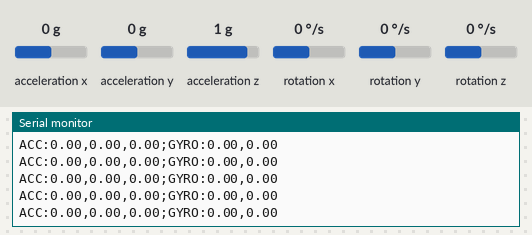
The sketch below on a simulated Arduino Uno, built with avr-gcc and run on an emulated ATmega328P. Shown: the last lines printed to the serial monitor. Wiring (inferred from the names in the program): MPU-6050 motion sensor at I2C address 0x68. The test bench sets the inputs (shaded band); at power-on: acceleration x 0 g, acceleration y 0 g, acceleration z 1 g, rotation x 0 °/s, rotation y 0 °/s, rotation z 0 °/s.

Above: at 10.8 s.
10.9 s: acceleration x set to -1.4 g
At 11.6 s:
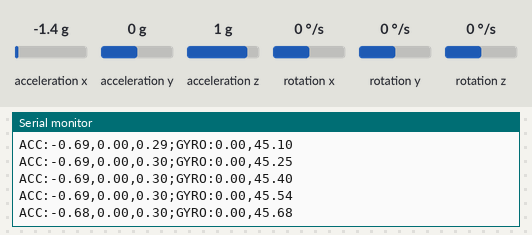
13.9 s: acceleration y set to -1.4 g
At 14.4 s:
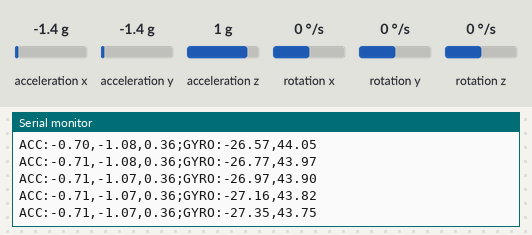
16.9 s: acceleration z set to -1.4 g
At 17.5 s:
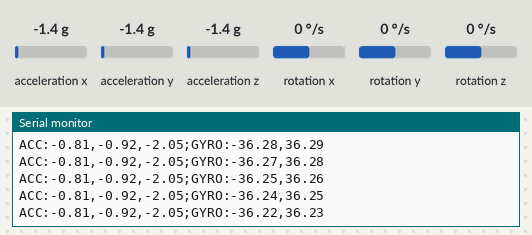
Timing chart, 0 to 19.9 s (numbered marks = the images above; inputs shaded):
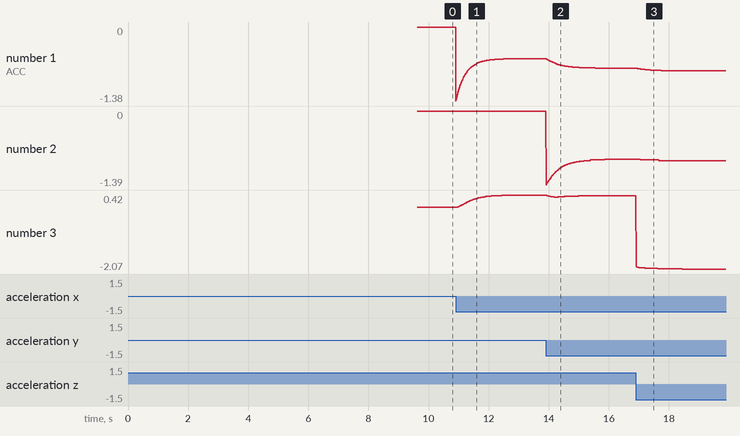

Measured:
- after the input at 10.9 s, the serial monitor: prints a new line at once (image 1)
- plotted number 1: 0 → -0.59 after the input at 10.9 s
- plotted number 3: 0 → 0.42 after the input at 10.9 s

The sketch:

ArduinoFirmware.ino
```cpp
#include <Wire.h>
#include <math.h>

float RollRate, PitchRate, YawRate;

float AccX, AccY, AccZ;
float AngRoll, AngPitch;
float RollRateCalibrated, PitchRateCalibrated, YawRateCalibrated;
float AccXCal, AccYCal, AccZCal;
float KalmanRoll = 0;
float RollUncertainty = 10;
float KalmanPitch = 0;
float PitchUncertainty = 10;
//Kalman filter output initialization
float KalOut[] = {0,0};

float LinAccX = 0, LinAccY = 0, LinAccZ = 0;      // linear acceleration (g)


uint32_t LoopTimer;

//Man This is wild
void kalman_filter(float* KalmanState, float* KalmanUncertainty,
                   float KalmanInput, float KalmanMeasurement)
    {
        //Predict Current State
        *KalmanState = *KalmanState + 0.004*KalmanInput;
        //Calculate the uncertainty of prediction
        *KalmanUncertainty = *KalmanUncertainty + 0.004 * 0.004 * 4 * 4;
        //Calculate Kalman gain from uncertanties
        float KalmanGain = *KalmanUncertainty * (1 /(1*(*KalmanUncertainty) + 1));
        //Update the predicted state
        *KalmanState = *KalmanState + KalmanGain * (KalmanMeasurement - *KalmanState);
        //Update uncertantity of predicted state
        *KalmanUncertainty = (1 - KalmanGain) * (*KalmanUncertainty);
        //Output
        //KalOut[0] = KalmanState;
        //KalOut[1] = KalmanUncertainty;
    }

void gyro_signals() {
    //Low Pass Filter
    Wire.beginTransmission(0x68);
    Wire.write(0x1A);
    Wire.write(0x05);
    Wire.endTransmission();
    //Congigure accelorometer outputs +/- 8g
    //Wire.beginTransmission(0x68);
    //Wire.write(0x1C);
    //Wire.write(0x10); //Hex 10 is the binary representation of the data
    //Wire.endTransmission();
    //Accelerometer measurements
    Wire.beginTransmission(0x68);
    Wire.write(0x3B);
    Wire.endTransmission();
    Wire.requestFrom(0x68, 6); //request 6 bytes
    int16_t AccXLSB = Wire.read() << 8 | Wire.read();
    int16_t AccYLSB = Wire.read() << 8 | Wire.read();
    int16_t AccZLSB = Wire.read() << 8 | Wire.read();
    //Configure Gyro outputs
    Wire.beginTransmission(0x68);
    Wire.write(0x1B);
    Wire.write(0x8);
    Wire.endTransmission();
    Wire.beginTransmission(0x68);
    Wire.write(0x43);
    Wire.endTransmission();
    //Gyro measurements
    Wire.requestFrom(0x68, 6); //request 6 bytes
    int16_t GyroX = Wire.read() << 8 | Wire.read();
    int16_t GyroY = Wire.read() << 8 | Wire.read();
    int16_t GyroZ = Wire.read() << 8 | Wire.read();
    RollRate = (float)GyroX/65.5;
    PitchRate = (float)GyroY/65.5;
    YawRate = (float)GyroZ/65.5;
    AccX = (float)AccXLSB/16384.0; //4096LSB per g
    AccY = (float)AccYLSB/16384.0;
    AccZ = (float)AccZLSB/16384.0;
    //Calculate Roll and Pitch
    AngRoll = atan(AccY/sqrt(AccX*AccX + AccZ*AccZ))/(M_PI/180);
    AngPitch = -atan(AccX/sqrt(AccY*AccY + AccZ*AccZ))/(M_PI/180);
}

void setup() {
    Serial.begin(57600);
    Wire.setClock(400000);
    Wire.begin();
    delay(250);
    Wire.beginTransmission(0x68); //Begins transmission to the GY-521 board
    Wire.write(0x6B);// PWR_MGMT_1 register
    Wire.write(0x00); //Wakes up MPU-6050
    Wire.endTransmission(true);

    Wire.beginTransmission(0x68);
    Wire.write(0x1C);
    Wire.write(0x00);
    Wire.endTransmission();

    //Calibrate Gyroscope
    delay(1000); //To give time to put it down
    for(int i = 0; i < 2000; i++) {
        gyro_signals();
        RollRateCalibrated += RollRate;
        PitchRateCalibrated += PitchRate;
        YawRateCalibrated += YawRate;
        AccXCal += AccX;
        AccYCal += AccY;
        AccZCal += AccZ - 1;
        delay(1);
    }
    RollRateCalibrated /= 2000;
    PitchRateCalibrated /= 2000;
    YawRateCalibrated /= 2000;
    AccXCal /= 2000;
    AccYCal /= 2000;
    AccZCal /= 2000;
    LoopTimer = micros();
}

void loop() {
    gyro_signals();
    RollRate -= RollRateCalibrated;
    PitchRate -= PitchRateCalibrated;
    YawRate -= YawRateCalibrated;
    AccX -= AccXCal;
    AccY -= AccYCal;
    AccZ -= AccZCal;

    kalman_filter(&KalmanRoll, &RollUncertainty, RollRate, AngRoll);
    kalman_filter(&KalmanPitch, &PitchUncertainty, PitchRate, AngPitch);

    //Gravity Vector
    float rollRad = KalmanRoll * DEG_TO_RAD;
    float pitchRad = KalmanPitch * DEG_TO_RAD;

    float gX = -sinf(pitchRad);
    float gY = sinf(rollRad) * cosf(pitchRad);
    float gZ = cosf(rollRad) * cosf(pitchRad);

    //Correcting acceleration linear
    AccX -= gX;
    AccY -= gY;
    AccZ -= gZ;


    Serial.print("ACC:");
    Serial.print(AccX);
    Serial.print(",");
    Serial.print(AccY);
    Serial.print(",");
    Serial.print(AccZ);
    Serial.print(";GYRO:");
    Serial.print(KalmanRoll);
    Serial.print(",");
    Serial.print(KalmanPitch);
    Serial.print("\n");
    while (micros() - LoopTimer < 4000);
    LoopTimer=micros();
}
```
